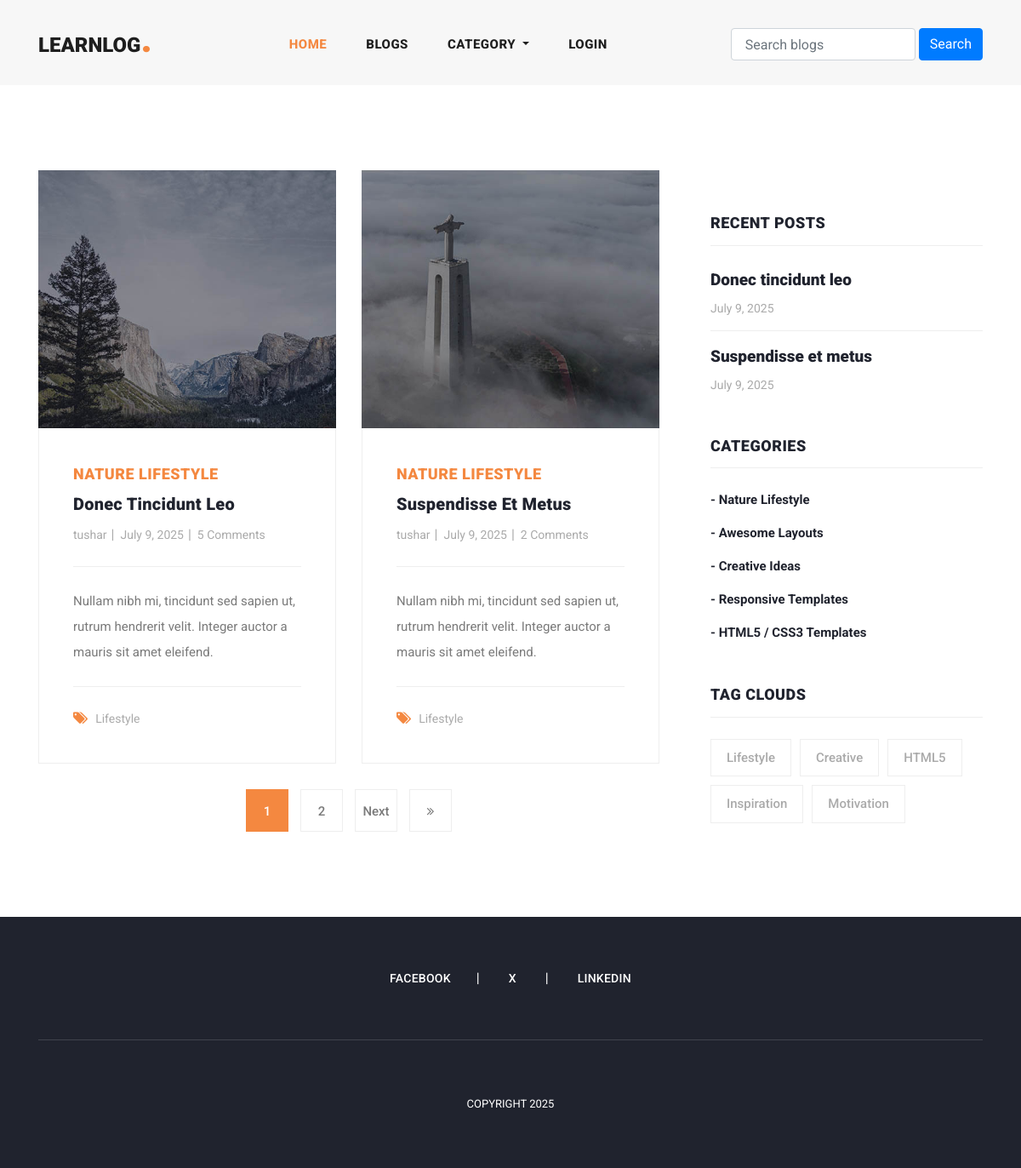
Before: /category_blogs/nature-lifestyle with the older database file.
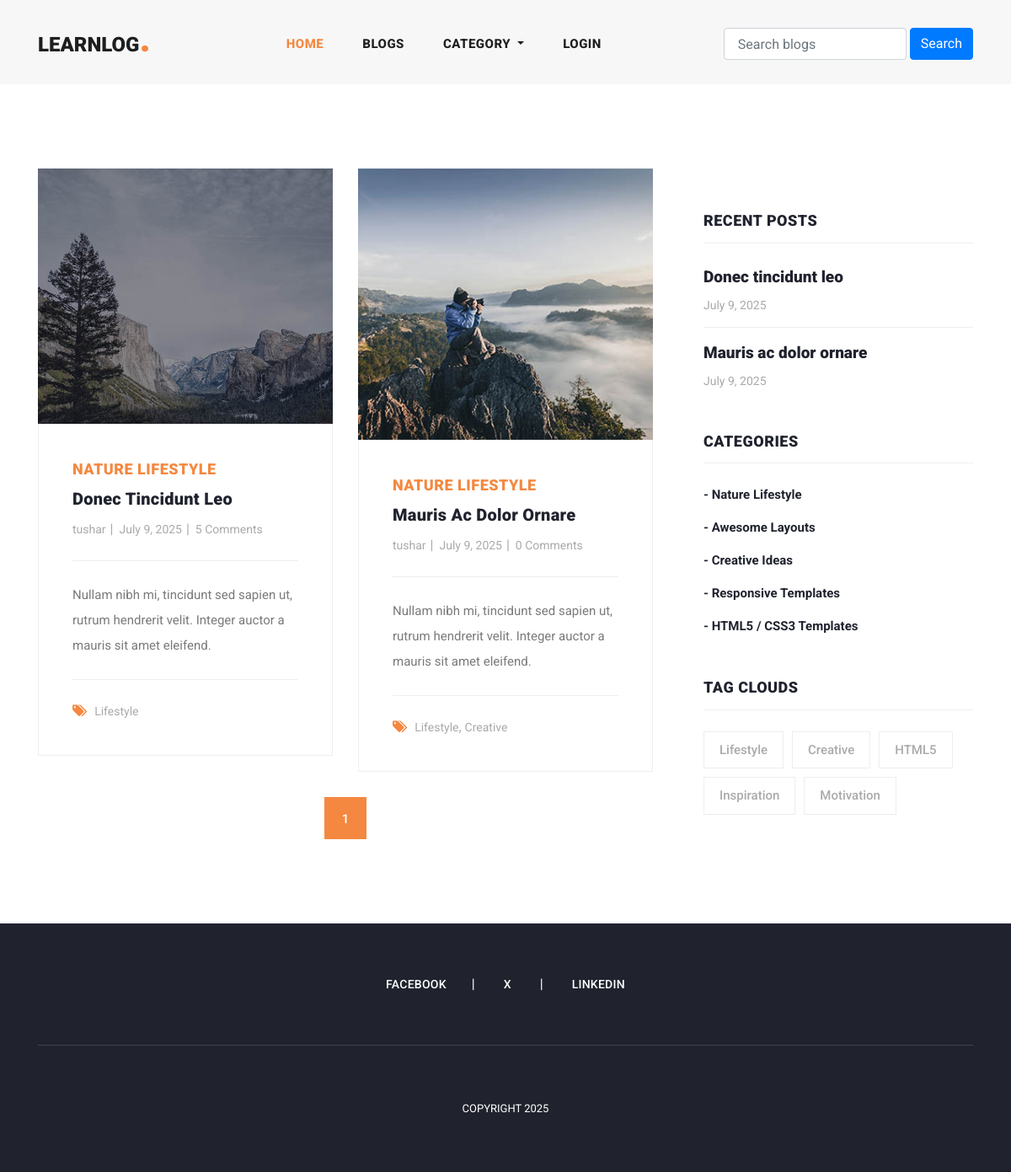
After: the same page with the newer database file.
### blogs/models.py (models this page shows, shortened)
class Blog(models.Model):
    user=models.ForeignKey(User,related_name='user_blogs', on_delete=models.CASCADE)
    category=models.ForeignKey(Category,related_name='category_blogs',on_delete=models.CASCADE)
    tags=models.ManyToManyField(Tags,related_name='tag_blogs',blank=True)
    like=models.ManyToManyField(User,related_name='user_like',blank=True)
    title=models.CharField(max_length=250)
    slug=models.SlugField(null=True,blank=True)
    banner=models.ImageField(upload_to='blog_banners')
    description=RichTextField()
    created_date=models.DateField(auto_now_add=True)

class Category(models.Model):
    title=models.CharField(max_length=250,unique=True)
    slug=models.SlugField(null=True,blank=True)
    created_data=models.DateField(auto_now_add=True)
    def __str__(self):
        return self.title

class Tags(models.Model):
    title=models.CharField(max_length=250)
    slug=models.SlugField(null=True,blank=True)
    created_data=models.DateField(auto_now_add=True)

### user_profile/models.py (models this page shows, shortened)
class User(AbstractUser):
    email=models.EmailField(max_length=150,unique=True,error_messages={"unique": "The email must be unique"})
    profile_image=models.ImageField(null=True,blank=True,upload_to="profile_images")
    followers=models.ManyToManyField("Follow")
    REQUIRED_FIELDS=["email"]
    objects=CustomUserManager()

### blogs/views.py (the view)
# urls.py: path('category_blogs/<str:slug>',Category_blogs,name='category_blogs'),
def Category_blogs(request,slug):
    categoty=get_object_or_404(Category,slug=slug)
    queryset=categoty.category_blogs.all()
    paginator=Paginator(queryset,2)
    page=request.GET.get('page',1)
    try:
        blogs=paginator.page(page)
    except EmptyPage:
        blogs=paginator.page(1)
    except PageNotAnInteger:
        blogs=paginator.page(1)
    context={
        "blogs":blogs,
    }
    return render(request,'category_blogs.html',context)

### blogs/context_processors.py (called while the page is built)
def get_all_categories(request):
    category=Category.objects.all()
    context={
        "categories":category
    }
    return context

def get_all_tags(request):
    tag=Tags.objects.all()
    context={
        "tags":tag
    }
    return context

### templates/category_blogs.html (shortened to what this page needs)
{%extends 'base.html'%}
{%load static%}
{%block content%}
    <section class="blog-posts grid-system">
      <div class="container">
        <div class="row">
          <div class="col-lg-8">
            <div class="all-blog-posts">
              <div class="row">
                {% for blog in blogs%}
                {% include 'blog_card.html' %}
                {%endfor%}
                <div class="col-lg-12">
                  {% include 'pagination.html'%}
                </div>
              </div>
            </div>
          </div>
          {%include 'sidebar.html' %}
        </div>
      </div>
    </section>
{%endblock content%}

### templates/blog_card.html
{%load static%}
<div class="col-lg-6">
    <div class="blog-post">
        <div class="blog-thumb">
                <img src="{{blog.banner.url}}" alt="">
        </div>
        <div class="down-content">
            <span>{{blog.category}}</span>
            <a href="{% url 'blog_details' blog.slug %}"><h4>{{blog.title}}</h4></a>
            <ul class="post-info">
                <li><a href="{% url 'view_user_information' blog.user.username %}">{{blog.user.username}}</a></li>
                <li><a href="#">{{blog.created_date}}</a></li>
                <li><a href="#">{{blog.blog_comment.all.count}} Comments</a></li>
            </ul>
            <p>{{blog.description}}</p>
                <div class="post-options">
                    <div class="row">
                        <div class="col-lg-12">
                            <ul class="post-tags">
                            <li><i class="fa fa-tags"></i></li>
                            {%for tag in blog.tags.all%}
                            <li><a href="{% url 'tag_blogs' tag.slug %}">{{tag.title}}</a>{% if not forloop.last %}, {% endif %}</li>
                            {% endfor %}
                            </ul>
                        </div>
                    </div>
                </div>
        </div>
    </div>
</div>

### templates/sidebar.html
 <div class="col-lg-4">
            <div class="sidebar">
              <div class="row">
                <div class="col-lg-12">
                </div>
                <div class="col-lg-12">
                  <div class="sidebar-item recent-posts">
                    <div class="sidebar-heading">
                      <h2>Recent Posts</h2>
                    </div>
                    <div class="content">
                      <ul>
                        {%for blog in blogs|slice:'3'%}
                        <li><a href="{% url 'blog_details' blog.slug %}">
                          <h5>{{blog.title}}</h5>
                          <span>{{blog.created_date}}</span>
                        </a>
                        </li>
                        {% endfor %}
                      </ul>
                    </div>
                  </div>
                </div>
                <div class="col-lg-12">
                  <div class="sidebar-item categories">
                    <div class="sidebar-heading">
                      <h2>Categories</h2>
                    </div>
                    <div class="content">
                      <ul>
                        {% for category in categories|slice:'5'%}
                        <li><a href="{% url 'category_blogs' category.slug %}">- {{category.title}}</a></li>
                        {% endfor %}
                      </ul>
                    </div>
                  </div>
                </div>
                <div class="col-lg-12">
                  <div class="sidebar-item tags">
                    <div class="sidebar-heading">
                      <h2>Tag Clouds</h2>
                    </div>
                    <div class="content">
                      <ul>
                        {%for tag in tags|slice:'5'%}
                        <li><a href="{% url 'tag_blogs' tag.slug %}">{{tag.title}}</a></li>
                        {% endfor %}
                      </ul>
                    </div>
                  </div>
                </div>
              </div>
            </div>
          </div>

Changed rows visible on the page:
removed Blog: banner (picture), category "NATURE LIFESTYLE", title "Suspendisse Et Metus", user.username "tushar", created_date "July 9, 2025", blog_comment.all.count "2", description "Nullam nibh mi, tincidunt sed sapien ut, rutrum hendrerit velit. Integer auctor a mauris sit amet eleifend.", title "Suspendisse et metus", Tags (title "Lifestyle")
now on this page (row unchanged): Blog: banner (picture), category "NATURE LIFESTYLE", title "Mauris Ac Dolor Ornare", user.username "tushar", created_date "July 9, 2025", blog_comment.all.count "0", description "Nullam nibh mi, tincidunt sed sapien ut, rutrum hendrerit velit. Integer auctor a mauris sit amet eleifend.", title "Mauris ac dolor ornare", Tags (title "Lifestyle"), Tags (title "Creative")
Other visible differences:
list line gone: "2"
text no longer shown: "Next"
